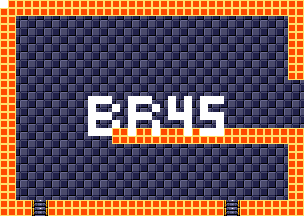

This is a level from a 2D game, rendered from its Tiled map with the project's own tilesets. A one-line summary and the map file follow, with tile-layer data summarised:
An orthogonal 38x27 tile map with 8x8 px tiles, 4 tile layers (background, foreground, room numbers, Objects), 15 tilesets.

<map version="1.5" tiledversion="1.7.1" orientation="orthogonal" renderorder="right-down" width="38" height="27" tilewidth="8" tileheight="8" infinite="0" nextlayerid="11" nextobjectid="1">
 <tileset firstgid="1" source="tilesheets/tsKarniMata.tsx" />
 <tileset firstgid="1025" source="tilesheets/tsVoodooWasp.tsx" />
 <tileset firstgid="2049" source="tilesheets/tsBurial.tsx" />
 <tileset firstgid="3073" source="tilesheets/tsBlueTemple.tsx" />
 <tileset firstgid="4097" source="tilesheets/tsGoddess.tsx" />
 <tileset firstgid="5121" source="tilesheets/tsKonark.tsx" />
 <tileset firstgid="6145" name="sEnemies" tilewidth="8" tileheight="8" tilecount="1024" columns="32">
  <image source="../grapx/tilesheets/sObjects.bmp" trans="ff94ff" width="256" height="256" />
 </tileset>
 <tileset firstgid="7169" source="tilesheets/tsIceTemple.tsx" />
 <tileset firstgid="8193" source="tilesheets/tsLavaArea.tsx" />
 <tileset firstgid="9217" source="tilesheets/tsBossArea.tsx" />
 <tileset firstgid="10241" source="tilesheets/tsPegu.tsx" />
 <tileset firstgid="11265" source="tilesheets/sTiwanakuTemple.tsx" />
 <tileset firstgid="12289" source="tilesheets/sIndraTemple.tsx" />
 <tileset firstgid="13313" source="tilesheets/sTeleport.tsx" />
 <tileset firstgid="14337" source="tilesheets/sObjects.tsx" />
 <layer id="2" name="background" width="38" height="27">
  <data>[1026 cells, 1026 non-empty, 2 distinct tile ids]</data>
 </layer>
 <layer id="1" name="foreground" width="38" height="27">
  <data>[1026 cells, 276 non-empty, 3 distinct tile ids]</data>
 </layer>
 <layer id="7" name="room numbers" width="38" height="27">
  <data>[1026 cells, 46 non-empty, 1 distinct tile ids]</data>
 </layer>
 <layer id="10" name="Objects" width="38" height="27">
  <data>[1026 cells, 0 non-empty, 0 distinct tile ids]</data>
 </layer>
</map>
